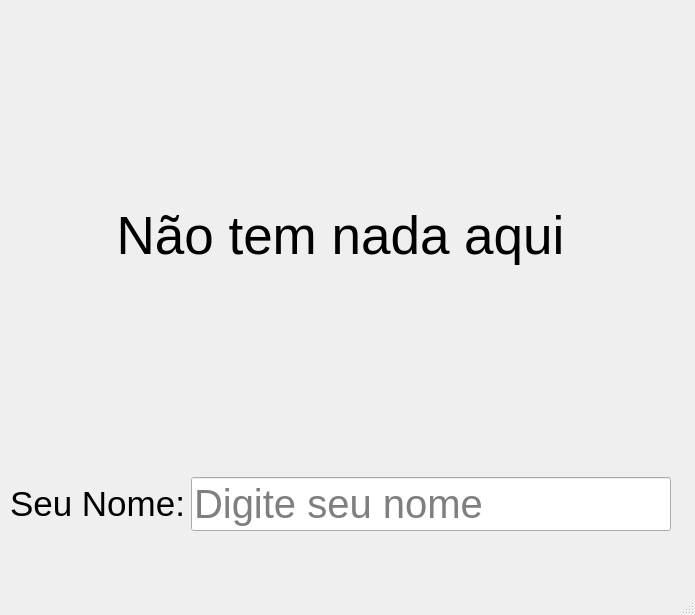
<?xml version="1.0" encoding="UTF-8"?>
<ui version="4.0">
 <class>MainWindow</class>
 <widget class="QMainWindow" name="MainWindow">
  <property name="geometry">
   <rect>
    <x>0</x>
    <y>0</y>
    <width>695</width>
    <height>615</height>
   </rect>
  </property>
  <property name="windowTitle">
   <string>MainWindow</string>
  </property>
  <widget class="QWidget" name="centralwidget">
   <widget class="QWidget" name="gridLayoutWidget">
    <property name="geometry">
     <rect>
      <x>10</x>
      <y>0</y>
      <width>661</width>
      <height>531</height>
     </rect>
    </property>
    <layout class="QGridLayout" name="gridLayout">
     <item row="0" column="0">
      <widget class="QLabel" name="labelResult">
       <property name="font">
        <font>
         <pointsize>40</pointsize>
        </font>
       </property>
       <property name="text">
        <string>Não tem nada aqui</string>
       </property>
       <property name="alignment">
        <set>Qt::AlignCenter</set>
       </property>
      </widget>
     </item>
     <item row="1" column="0">
      <layout class="QGridLayout" name="gridLayout_2">
       <item row="0" column="0">
        <widget class="QLabel" name="label">
         <property name="font">
          <font>
           <pointsize>26</pointsize>
          </font>
         </property>
         <property name="text">
          <string>Seu Nome:</string>
         </property>
        </widget>
       </item>
       <item row="0" column="1">
        <widget class="QLineEdit" name="linename">
         <property name="font">
          <font>
           <pointsize>30</pointsize>
          </font>
         </property>
         <property name="placeholderText">
          <string>Digite seu nome</string>
         </property>
        </widget>
       </item>
      </layout>
     </item>
    </layout>
   </widget>
  </widget>
  <widget class="QMenuBar" name="menubar">
   <property name="geometry">
    <rect>
     <x>0</x>
     <y>0</y>
     <width>695</width>
     <height>22</height>
    </rect>
   </property>
  </widget>
  <widget class="QStatusBar" name="statusbar"/>
 </widget>
 <resources/>
 <connections/>
</ui>
